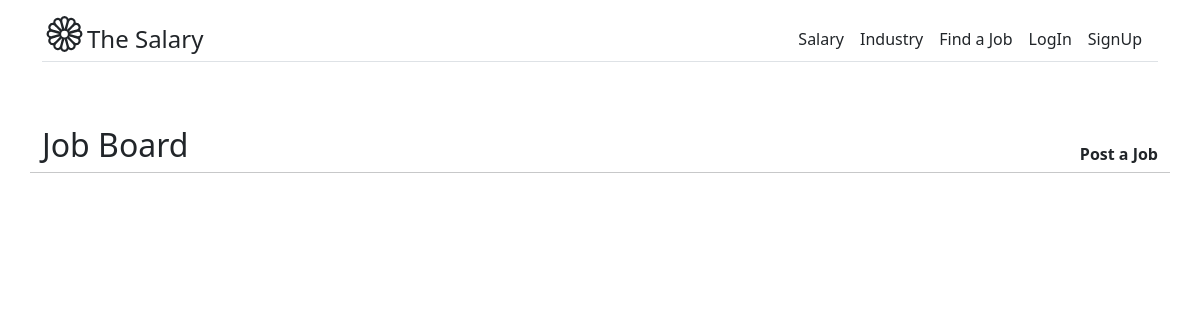
Before: /salary/job-board/ with the older database file.
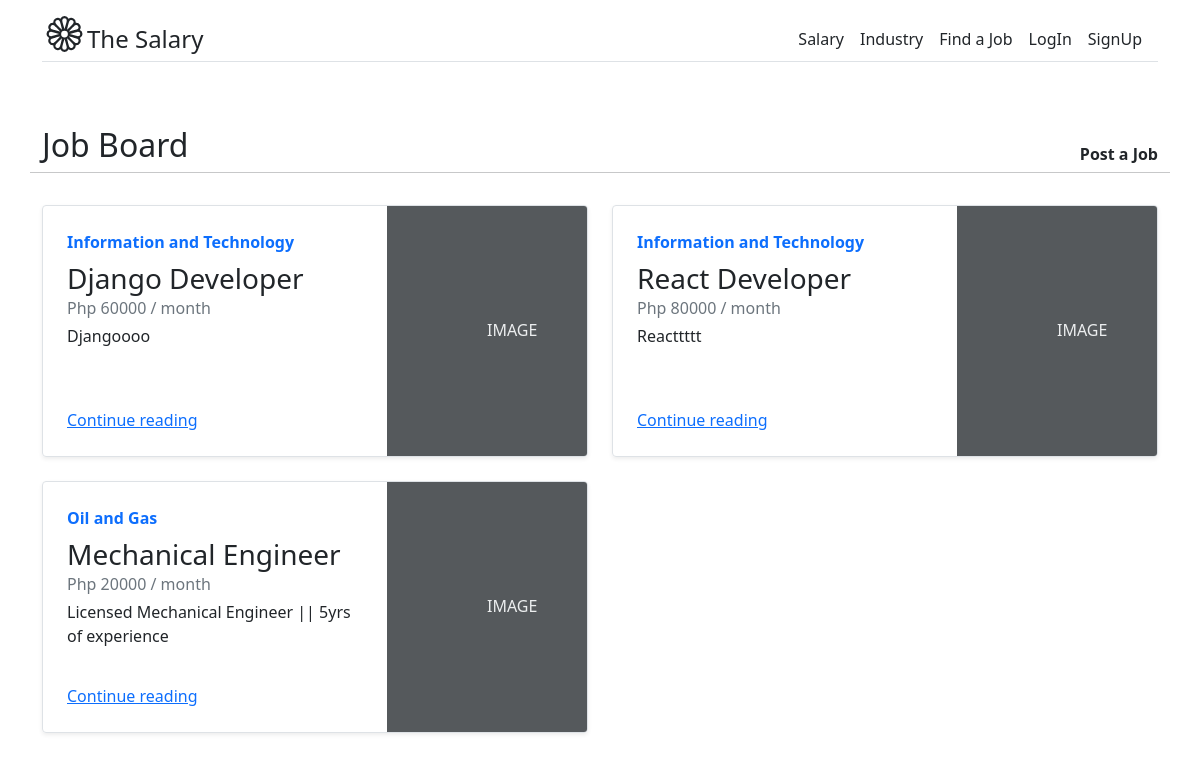
After: the same page with the newer database file.
### salary/models.py (models this page shows, shortened)
class JobBoard(models.Model):
    job_name = models.CharField(max_length=200, blank=False, null=False)
    description = models.TextField()
    pay = models.PositiveIntegerField()
    industry = models.ForeignKey(Industry, on_delete=models.CASCADE)
    class Meta:
        verbose_name            = 'Job Board'
        verbose_name_plural     = 'Job Board'

class Industry(models.Model):
    industry                    = models.CharField(max_length=30, unique=True)
    class Meta:
        verbose_name            = 'Industy'
        verbose_name_plural     = 'Industries'
    def __repr__(self):
        return self.industry
    def __str__(self):
        return self.__repr__()

### salary/views.py (the view)
# urls.py: path('job-board/', JobBoardPage.as_view(), name='job_board_page'),
class JobBoardPage(ListView):
    template_name = 'job_board/job_board_page.html'
    queryset = JobBoard.objects.all()
    context_object_name = 'jobs'

### templates/job_board/job_board_page.html (shortened to what this page needs)
{% extends 'base.html' %}
{% block content %}
<div class="container mt-5 mb-5">
    <div class="row">
        <div class="col-8">
            <h2>Job Board</h2>
        </div>
        <div class=" col-4 pt-3 text-end">
            <a class="text-decoration-none text-dark" href="{% url 'salary:job-create' %}"><strong>Post a Job</strong></a>
        </div>
        <hr>
    </div>
    <div class="row mb-2 mt-3">
        {% for job in jobs %}
        <div class="col-md-6">
            <div class="row g-0 border rounded overflow-hidden flex-md-row mb-4 shadow-sm h-md-250 position-relative">
                <div class="col p-4 d-flex flex-column position-static">
                    <strong class="d-inline-block mb-2 text-primary">{{job.industry}}</strong>
                    <h3 class="mb-0">{{job.job_name}}</h3>
                    <div class="mb-1 text-muted">Php {{job.pay}} / month</div>
                    <p class="card-text mb-auto">{{job.description}}</p>
                    <a href="#" class="stretched-link">Continue reading</a>
                </div>
                <div class="col-auto d-none d-lg-block">
                    <svg class="bd-placeholder-img" width="200" height="250" xmlns="http://www.w3.org/2000/svg"
                        role="img" aria-label="Placeholder: Thumbnail" preserveAspectRatio="xMidYMid slice"
                        focusable="false">
                        <rect width="100%" height="100%" fill="#55595c" /><text x="50%" y="50%" fill="#eceeef"
                            dy=".3em">IMAGE</text>
                    </svg>
                </div>
            </div>
        </div>
        {% endfor %}
    </div>
</div>
{% endblock %}

Changed rows visible on the page:
added JobBoard: industry "Information and Technology", job_name "Django Developer", pay "60000", description "Djangoooo"
added JobBoard: industry "Information and Technology", job_name "React Developer", pay "80000", description "Reacttttt"
added JobBoard: industry "Oil and Gas", job_name "Mechanical Engineer", pay "20000", description "Licensed Mechanical Engineer || 5yrs of experience"
